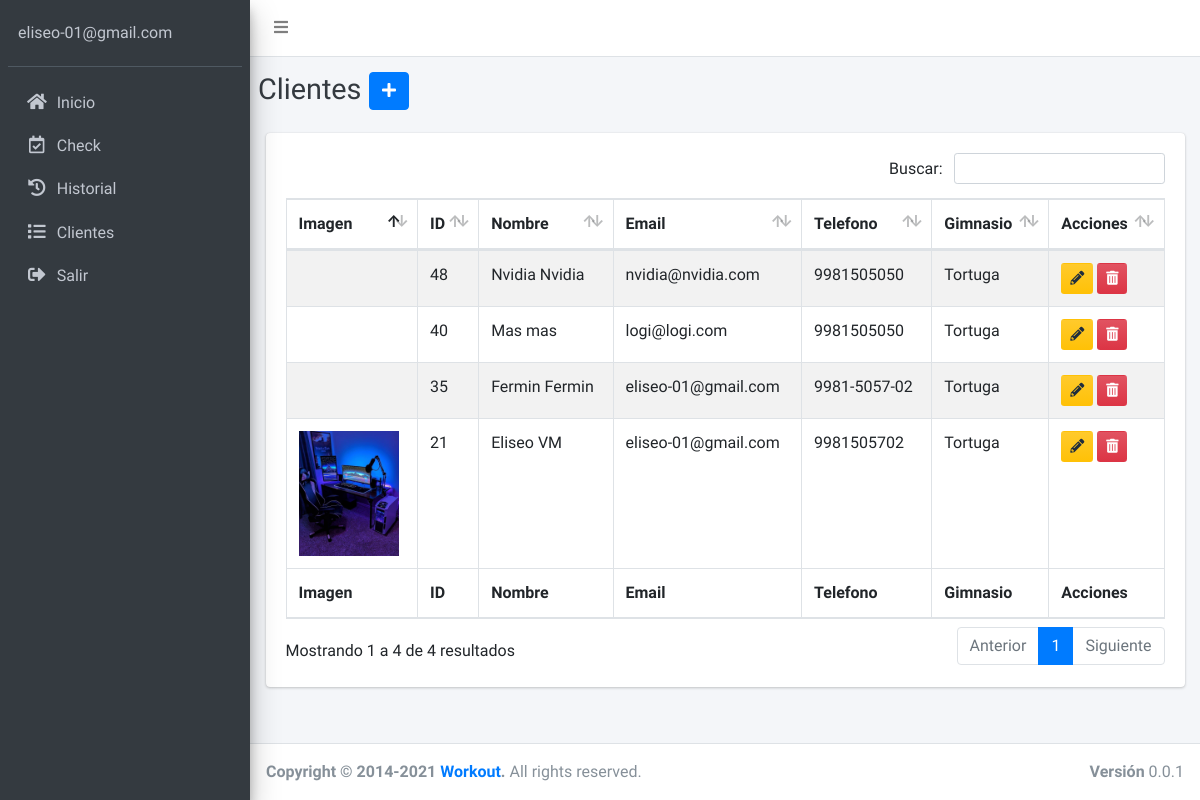
The app's page /admin/pages/cliente.php (signed in) with its own data.
### tables this page shows
CREATE TABLE `cliente` (
  `id_cliente` int(11) NOT NULL,
  `nombre_cliente` varchar(60) NOT NULL,
  `apellido_cliente` varchar(60) NOT NULL,
  `email_cliente` varchar(60) NOT NULL,
  `fecha_nacimiento_cliente` date NOT NULL,
  `telefono_cliente` varchar(15) NOT NULL,
  `gimnasio_cliente` int(11) NOT NULL,
  `url_imagen_cliente` varchar(100) NOT NULL
);

CREATE TABLE `registro` (
  `id_registro` int(11) NOT NULL,
  `email_registro` varchar(60) NOT NULL,
  `password_registro` varchar(60) NOT NULL,
  `gimnasio_registro` varchar(60) NOT NULL,
  `nombre_registro` varchar(60) NOT NULL,
  `apellido_registro` varchar(60) NOT NULL,
  `sexo_registro` varchar(20) NOT NULL
);

### admin/pages/cliente.php (the view, shortened to what this page needs)
<?php
include 'funciones/funciones.php';
include 'templates/header.php';
include 'templates/barra-superior.php';
include 'templates/barra-lateral.php';
$id = $_SESSION['id'];
?>
  <div class="content-wrapper">
    <div class="content-header">
      <div class="container-fluid">
        <div class="row mb-2">
          <div class="col-sm-6">
            <div class="row">
              <h1 class="m-0 text-dark">Clientes</h1>
              <div class="col-md-auto">
                <button type="button" class="btn btn-block btn-primary" data-toggle="modal" data-target="#registroCliente"><i class="fas fa-plus"></i></button>
              </div>
            </div>
          </div>
        </div>
      </div>
    </div>
                  <?php
                    try {
                      $sql = "SELECT * FROM registro WHERE id_registro = $id ";
                      $resultado = $conn->query($sql);
                      while ($gimnasio_registro = $resultado->fetch_assoc()) { ?>
                      <?php }
                    } catch (Exception $e) {
                        echo "Error: " . $e->getMessage();
                    }
                  ?>
    <section class="content">
      <div class="container-fluid">
        <div class="card">
          <div class="card-body">
            <table id="registros" class="table table-bordered table-striped">
              <thead>
              <tr>
                <th>Imagen</th>
                <th>ID</th>
                <th>Nombre</th>
                <th>Email</th>
                <th>Telefono</th>
                <th>Gimnasio</th>
                <th>Acciones</th>
              </tr>
              </thead>
              <tbody>
                    <?php
                      try {
                        $sql = "SELECT * ";
                        $sql .= " FROM cliente ";
                        $sql .= " INNER JOIN registro ";
                        $sql .= " ON cliente.gimnasio_cliente=registro.id_registro ";
                        $sql .= " WHERE gimnasio_cliente = $id ";
                        $sql .= " ORDER BY id_cliente DESC ";
                        $resultado = $conn->query($sql);
                      } catch (Exception $e) {
                        $error = $e->getMessage();
                        echo $error;
                      }
                      while($cliente = $resultado->fetch_assoc()) { ?>
                        <tr>
                          <td><img src="../dist/img/clientes/<?php echo $cliente['url_imagen_cliente']; ?>" width="100" alt=""></td>
                          <td><?php echo $cliente['id_cliente']; ?></td>
                          <td><?php echo $cliente['nombre_cliente'] . " " . $cliente['apellido_cliente']; ?></td>
                          <td><?php echo $cliente['email_cliente']; ?></td>
                          <td><?php echo $cliente['telefono_cliente']; ?></td>
                          <td><?php echo $cliente['gimnasio_registro']; ?></td>
                          <td>
                            <a title="Editar" href="editar-cliente.php?id=<?php echo $cliente['id_cliente']; ?>" class="btn bg-gradient-warning btn-sm margin">
                            <i class="fas fa-pencil-alt"></i>
                            </a>
                            <a title="Eliminar" href="#" data-id="<?php echo $cliente['id_cliente']; ?>" data-tipo="cliente" class="btn bg-gradient-danger btn-sm borrar_registro">
                            <i class="fas fa-trash-alt"></i>
                            </a>
                          </td>
                        </tr>
                      <?php } ?>
              </tbody>
              <tfoot>
              <tr>
                <th>Imagen</th>
                <th>ID</th>
                <th>Nombre</th>
                <th>Email</th>
                <th>Telefono</th>
                <th>Gimnasio</th>
                <th>Acciones</th>
              </tr>
              </tfoot>
            </table>
          </div>
        </div>
      </div>
    </section>
  </div>
<?php
include 'templates/footer.php';
?>

### records on screen
cliente: id_cliente "48", nombre_cliente "Nvidia", apellido_cliente "Nvidia", email_cliente "nvidia@nvidia.com", telefono_cliente "9981505050", gimnasio_cliente.gimnasio_registro "Tortuga"
cliente: id_cliente "40", nombre_cliente "Mas", apellido_cliente "mas", email_cliente "logi@logi.com", telefono_cliente "9981505050", gimnasio_cliente.gimnasio_registro "Tortuga"
cliente: id_cliente "35", nombre_cliente "Fermin", apellido_cliente "Fermin", email_cliente "eliseo-01@gmail.com", telefono_cliente "9981-5057-02", gimnasio_cliente.gimnasio_registro "Tortuga"
cliente: url_imagen_cliente (picture), id_cliente "21", nombre_cliente "Eliseo", apellido_cliente "VM", email_cliente "eliseo-01@gmail.com", telefono_cliente "9981505702", gimnasio_cliente.gimnasio_registro "Tortuga"

### other values on screen
$_SESSION['email'] "eliseo-01@gmail.com"
